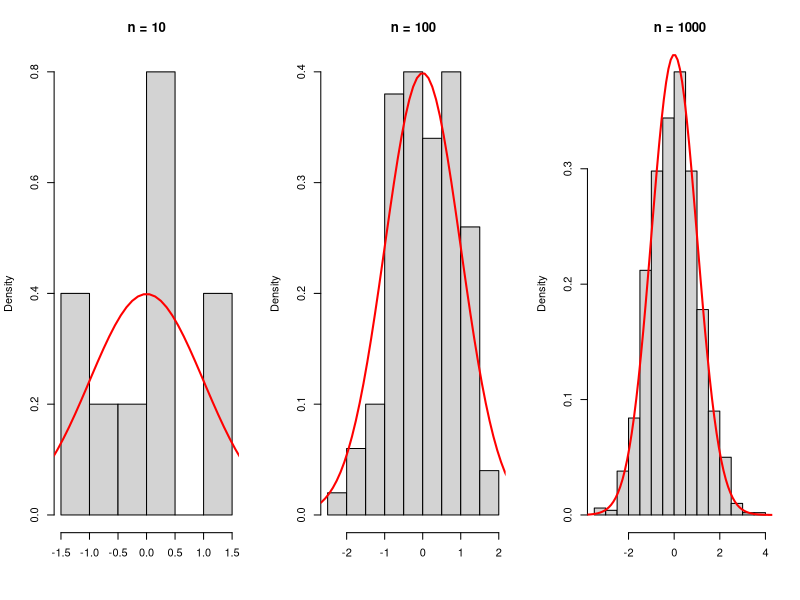
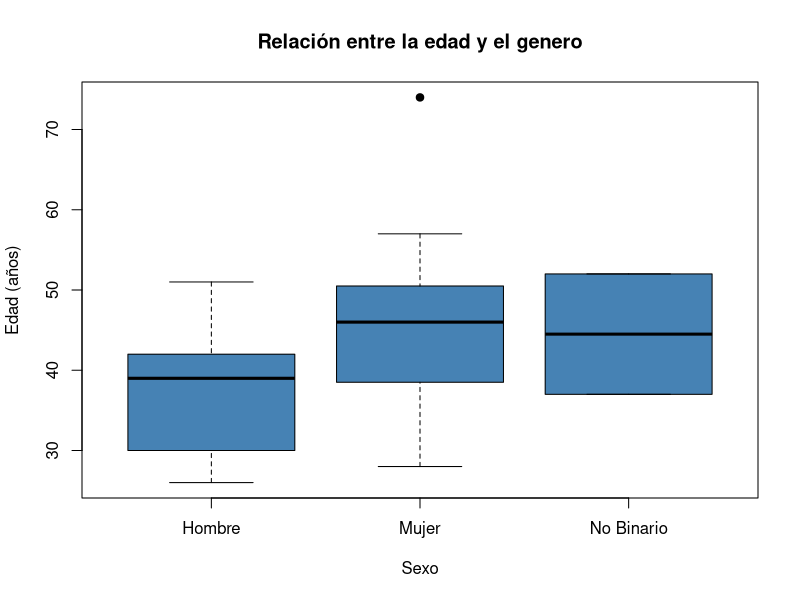

The R script that drew these images, in order:
########################################################################################
#al aumentar el número de observaciones, los histogramas de los datos se acercan a la función de densidad normal real
# Dividimos la ventana gráfica en una fila y tres columnas
par(mfrow = c(1, 3))
x <- seq(-10, 10, length = 200)
# Semilla
set.seed(3)
# n = 10
hist(rnorm(10, mean = 0, sd = 1), main = "n = 10",
     xlab = "", prob = TRUE)
lines(x, dnorm(x), col = "red", lwd = 2)
# n = 100
hist(rnorm(100, mean = 0, sd = 1), main = "n = 100",
     xlab = "", prob = TRUE)
lines(x, dnorm(x), col = "red", lwd = 2)
# n = 1000
hist(rnorm(1000, mean = 0, sd = 1), main = "n = 1000",
     xlab = "", prob = TRUE)
lines(x, dnorm(x), col = "red", lwd = 2)
# Volvemos a la ventana original
par(mfrow = c(1, 1))
##############################################################

# histograma de la muestra (normalizado para que la suma de áreas de los rectángulos sea 1 
edad=c(38,30,51,40,47,74,48,34,36,39,50,45,40,52,50,28,45,52,57,37,54,44,25,46,38,26,33,26,51,44)
estudios=c(1,0,1,1,1,1,1,1,1,1,1,0,1,0,0,1,0,1,0,1,0,1,1,1,0,0,0,0,1,0)
genero=c(1,1,0,0,1,1,1,0,1,1,1,1,0,2,1,1,1,1,1,2,1,0,0,1,0,0,1,0,1,1)

#genero=factor(genero, levels=c(0,1,2),
#              labels=c("Hombre","Mujer","No Binario"))
#estudios=factor(estudios, levels=c(0,1,2),
#                labels=c("Estudios Pregrado","Estudios Maestria","Estudios Doctoral"))


#############################TEMA 7###########################
#############CALCULO DE INTERVALO DE CONFIANZA 

#####  MEDIA
#####  IC= Media Muestral +/- Z (Error Estándar) 
#####    Error estandar = Desviacion estándar /Raizn cuadrada de n 

mean(edad)#Calculo de la media muestral
media <- mean(edad)
z90 <- 1.64
z95 <- 1.96
z99 <- 2.57
n <- length(edad) #calculo de n
sd(edad) #Calculo de desciacion estandar 
desviacion <- sd(edad)
errorst<-desviacion/sqrt(n) #Calculo de Error estandar

##IC Z=90
lim_inf90 <- media-(z90*errorst)
lim_sup90 <- media+(z90*errorst)
interval90 <- data.frame (n, media, desviacion, z90, errorst, lim_inf90, lim_sup90)
interval90
##IC Z=95
lim_inf95 <- media-(z95*errorst)
lim_sup95 <- media+(z95*errorst)
interval95 <- data.frame (n, media, desviacion, z95, errorst, lim_inf95, lim_sup95)
interval95
##IC Z=95
lim_inf99 <- media-(z99*errorst)
lim_sup99 <- media+(z99*errorst)
interval99 <- data.frame (n, media, desviacion, z99, errorst, lim_inf99, lim_sup99)
interval99


##### PROPORCION 
#####  IC= Media Muestral +/- Z (Error Estándar) 
#####    Error estandar = raiz ( p*(1-p)/n)

prop.table(table(estudios)) #0 Pregrado y #1 Maestria o doctorado 
p<- mean (estudios) #Calculo de media
np <- length(estudios) #calculo de n
error.est.p <- sqrt(p*(1-p)/np) #Calculo del error estandar

##IC_p Z=90
lim_inf_p90 <- p-(z90*error.est.p)
lim_sup_p90 <- p+(z90*error.est.p)
interval_p90 <- data.frame (np, media, desviacion, z90, errorst, lim_inf_p90, lim_sup_p90)
interval_p90
##IC_p Z=95
lim_inf_p95<- p-(z95*error.est.p)
lim_sup_p95 <- p+(z95*error.est.p)
interval_p95 <- data.frame (np, media, desviacion, z95, errorst, lim_inf_p95, lim_sup_p95)
interval_p95
##IC_p Z=99
lim_inf_p99<- p-(z99*error.est.p)
lim_sup_p99 <- p+(z99*error.est.p)
interval_p99 <- data.frame (np, media, desviacion, z99, errorst, lim_inf_p99, lim_sup_p99)
interval_p99


#############################TEMA 8###########################
#############Contraste de hipotesis 

edad=c(38,30,51,40,47,74,48,34,36,39,50,45,40,52,50,28,45,52,57,37,54,44,NA,46,38,26,33,26,51,44)
genero=c(1,1,0,0,1,1,1,0,1,1,1,1,0,2,1,1,1,1,1,2,1,0,0,1,0,0,1,0,1,1)
estudios=c(1,0,2,2,2,2,2,1,2,1,1,0,2,0,0,1,0,1,0,1,0,2,1,1,0,0,0,0,2,0)
nota=c(3,7,10,8,8,9,5,5,3,8,7,7,10,4,6,6,10,8,3,6,4,8,10,6,9,9,10,8,5,8)
horaestudio=c(38,55,86,87,85,78,30,38,41,81,62,72,83,51,65,75,86,85,40,57,53,84,82,58,70,81,78,87,34,74)
edadhombre=c(51,40,34,40,44,38,26,26)
edadmujer=c(38,30,47,74,48,36,39,50,45,50,28,45,52,57,54,46,33,51,44)



#Recodificamos como factores el sexo y el nivel de estudios,  asignando etiquetas 
genero=factor(genero, levels=c(0,1,2),
              labels=c("Hombre","Mujer","No Binario"))
#Diagrama de bigotes 
plot(genero, edad, col="steelblue",
     main ="Relación entre la edad y el genero",
     xlab ="Sexo",
     ylab ="Edad (años)",
     pch = 19)

# Evidencia que se ve ligeramente mayor las mujeres vs los hombres 
# Medidas de las edades 
mean(edadhombre)
mean(edadmujer)

# Hipotesis Nula
# Ho =  Media de la edad de la Mujer >= Media de la edad del hombre 
# Hipotesis Alternativa 
# H1 = Media de la edad de la Mujer < Media de la edad del hombre 
# Para comprobar esta hipótesis se una suna prueba t de comparación de medias, 
# pero antes debemos hacer una prueba para determinar si las varianzas de los grupos 
# son iguales o diferentes 


#Validar si las varianzas son iguales 
# Hipotesis Nula
# Ho =  Varianza edad de la Mujer = Varianza edad del hombre 
# Hipotesis Alternativa 
# H1 =Varianza de la Mujer ≠ Varianza de la edad del hombre 
# F de Fisher 
# Nivel de confianza de 95% 
# Nivel de significancia del 5% -- 0.05
var.test(edadmujer,edadhombre)
# p-value = 0.5802
# Como el p-value es mayor que 0.05, no existe una evidencia significativa con un nivel de 
#confianza del 95%. Por tanto aceptamos la hipótesis nula de que la 
#Varianza edad de la Mujer = Varianza edad del hombre
#Si el valor p es menor que 0,05, rechazamos la hipótesis nula de que no hay 
#diferencia entre las medias y concluimos que sí existe una diferencia significativa.

#Ahora si realizamos la prueba T para comparar medias 
# Hipotesis Nula
# Ho =  Media de la edad de la Mujer >= Media de la edad del hombre 
# Hipotesis Alternativa 
# H1 = Media de la edad de la Mujer < Media de la edad del hombre 
# Nivel de confianza de 95% 
# Nivel de significancia del 5% -- 0.05
t.test(edadmujer,edadhombre,var.equal = T, alternative = "less")
#alternative dos colas = "two.sided" (default), >"greater" or <"less". 
# p-value = 0.9682
# Como el p-value es mayor que 0.05, no existe una evidencia significativa con un nivel de 
#confianza del 95%. Por tanto aceptamos la hipótesis nula de que la 
#Media de la edad de la Mujer >= Media de la edad del hombre 

